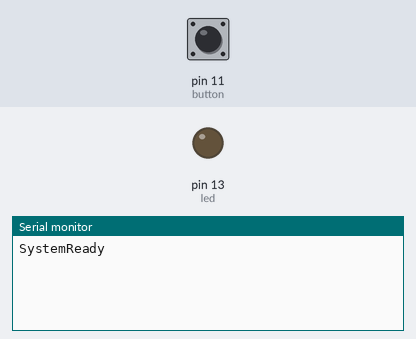
A sketch run on a simulated Arduino Uno, built with avr-gcc and run on an emulated ATmega328P. On the bench: output pins drawn as LEDs (lit = HIGH), the last lines printed to the serial monitor. The test bench sets the inputs (shaded band); at power-on: pin 11 (button) HIGH.

Above: at 0.9 s.
1.0 s: pin 11 (button) pulled LOW for 0.15 s
At 1.15 s:
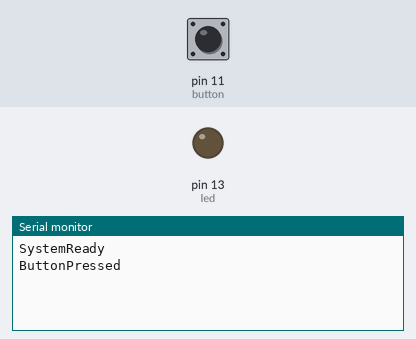
At 1.8 s:
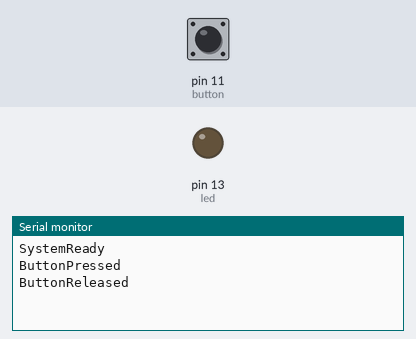

Measured:
- after the input at 1.0 s, the serial monitor: prints a new line at once (image 1)

The sketch:

App.ino
```cpp
#include <avr/io.h>
#include <util/delay.h>
#include "IO.h"
#include "Uart.h"

int main(void) { //Mapping main program function.
    PullUp();
    SetBit();
    PinInitial();
    UartInit(); //From line 7 to 10 already commented in Header files.
    UartSendString("\nSystemReady\n"); //Sending a start up message (Optional could be deleted just to know the Arduino finished uploading).
    unsigned char LastButtonState = 1; //Storing last button state.
    while (1) {
        unsigned char CurrentButtonState = (PINB & (1 << 3)); //Setting current button state.
        if (LastButtonState && !CurrentButtonState) { //Detecting Button press.
            UartSendString("\nButtonPressed");
        }
        else if (!LastButtonState && CurrentButtonState) { //Detecting button release.
            UartSendString("\nButtonReleased");
        }

        LastButtonState = CurrentButtonState; //Updating button state

        if (UartIsDataAvailable()) { // Uart command processing

            unsigned char cmd = UartReadData(); // Read command

            if (cmd == '1') { //Serial monitor == 1
                PORTB |= (1 << 5);  //PB5 = 1
                UartSendString("\nLedOn");
            }
            else if (cmd == '0') { //Serial monitor == 0
                PORTB &= ~(1 << 5); // PB5 = 0
                UartSendString("\nLedOff");
            }
        }
        _delay_ms(50); //Delay for button Debounce.
    }
    return 0;
}
```

IO.h
```cpp
#ifndef __IO__
#define __IO__
//Header file designed to mention the function and then be recalled throghout other files.
 void PullUp(void); //Initializing pin states.
 void SetBit(void); //Setting inputs and outputs.
 void PinInitial(void); //Enabling internal pull up resistor.
#endif
```

IO.ino
```cpp
#include <avr/io.h>
#include "IO.h"

void PinInitial(void) {
    PORTB &= ~(1 << 5); //PB5 is 0 led of initially.
}
 void SetBit(void) {
    DDRB |= (1 << 5); //Set PB5 as Output(LED)
    DDRB &= ~(1 << 3); //Set PB3 as Input(Button)
 }
void PullUp (void){
    PORTB |= (1 << 3); //Set PB3 High to activate PullUp Resistor.
}
```

Uart.h
```cpp
#ifndef __UART__
#define __UART__
//Header file designed to mention the function and then be recalled throghout other files.
void UartInit(void); //Function to intialize Serial Communication.
void UartSetBaudRate(unsigned short BuadRate); //Here is to set the Buadrate register to the desired speed.
void UartSendChar(unsigned char DataByte); //Flag function to check if recived data avaliable in Uart buffer.
unsigned char UartIsDataAvailable(void); //Flag function to check if recived data avaliable in Uart buffer.
unsigned char UartReadData(); //Function to read received data.
void UartSendString(char DataString[]); //Transmitting a string over Uart.
#endif
```

Uart.ino
```cpp
#if !defined(__AVR_ATmega328P__)
#include <avr/iom328p.h>
#endif
#include "uart.h"

void UartInit(void) {
    UartSetBaudRate(9600); //Here to set Uart BuadRate Register to 9600bps
    UCSR0B = (1 << TXEN0) | (1 << RXEN0);  //Enable transmitter and receiver. Also in this case enabling either transmitter or receiver will enable the other.
    UCSR0C = (1 << UCSZ01) | (1 << UCSZ00);  //Set frame format: 8 data bits, 1 stop bit
}
void UartSetBaudRate(unsigned short BuadRate){
    unsigned short UBBR = ( (F_CPU / 16) /  BuadRate ) - 1; //Mathmatical equation designated to calculate Uart BuadRate to the desired speed(16 bits).
    UBRR0L = (UBBR & 0xFF); //Here is to load the Upper and Lower total 16 bits of UBBR value into registers. This case is the lower 8 bits.
    UBRR0H = (( UBBR >> 8 ) & 0xFF); //Here is to load the upper 8 bits.
}
void UartSendChar(unsigned char DataByte) {
    while (!(UCSR0A & (1 << UDRE0))); //Wait until transmit buffer is empty.
    UDR0 = DataByte; //Load data into Uart to send it.
}
unsigned char UartIsDataAvailable(void) {
    return (UCSR0A & (1 << RXC0)); //Flag when unread data exists.
}
unsigned char UartReadData(void) {
    while (!(UCSR0A & (1 << RXC0))); //Wait until data is received and ready to be read.
    return UDR0; //Return received data.
}
void UartSendString(char DataString[]) {
    for (int i = 0; DataString[i] != '\0'; i++) { //Transmitting a string, character by a character until null terminator.
        UartSendChar(DataString[i]);
    }
}
```
